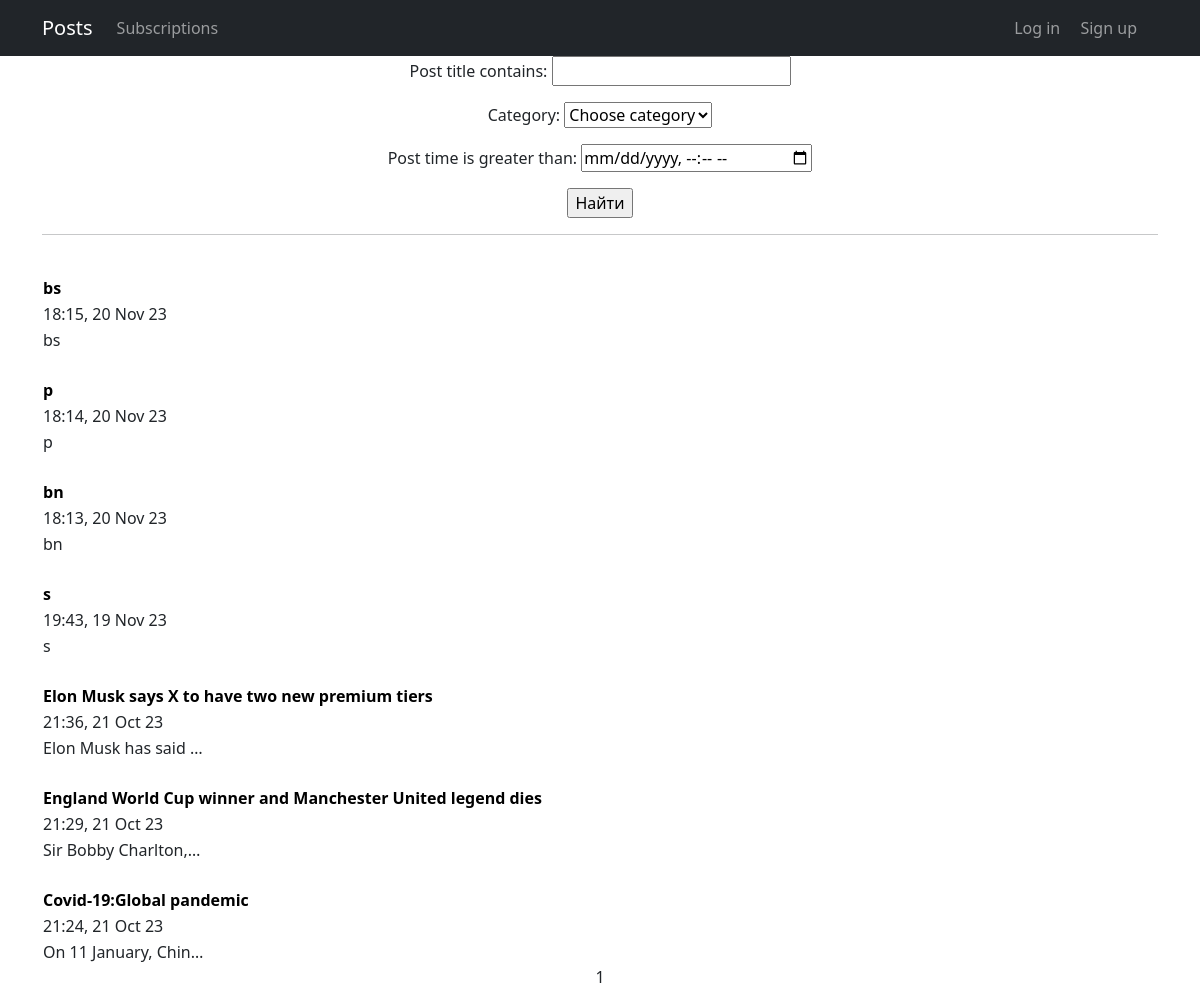
The page /search/ on the database as committed earlier.
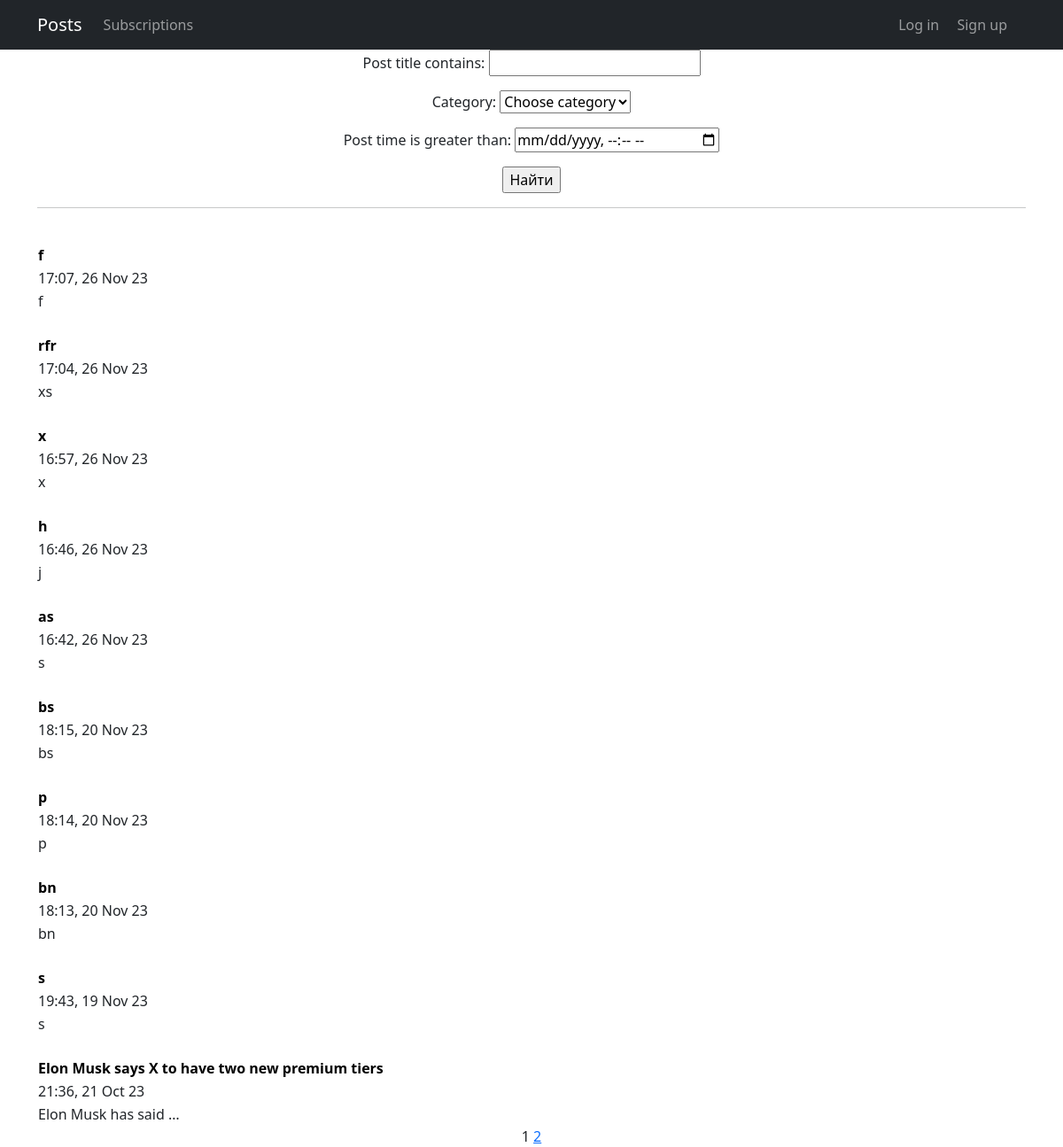
The same page on the database as committed later.
### news/models.py (models this page shows, shortened)
class Post(models.Model):
    NEWS = 'NW'
    ARTICLE = 'AT'
    CHOICE = (
        (NEWS, 'Новость'),
        (ARTICLE, 'Статья'),
    )
    post_time = models.DateTimeField(auto_now_add=True)
    choice = models.CharField(choices=CHOICE, max_length=3, default=ARTICLE)
    post_title = models.CharField(blank=False, max_length=255)
    post_content = models.TextField()
    post_rating = models.IntegerField(default=0)
    author = models.ForeignKey(Author, on_delete=models.CASCADE)
    categories = models.ManyToManyField(Category, through='PostCategory')
    def get_absolute_url(self):
        return reverse('post_detail', args=[str(self.id)])

### news/views.py (the view)
# urls.py: path('search/', FilterPostList.as_view()),
class FilterPostList(ListView):
    model = Post
    ordering = '-post_time'
    template_name = 'filter.html'
    context_object_name = 'posts'
    paginate_by = 10
    def get_queryset(self):
        queryset = super().get_queryset()
        self.filterset = PostFilter(self.request.GET, queryset)
        return self.filterset.qs
    def get_context_data(self, *, object_list=None, **kwargs):
        context = super().get_context_data(**kwargs)
        context['filterset'] = self.filterset
        return context

### news/models.py (called while the page is built)
    def __str__(self):
        return self.category_name

### news/templatetags/custom_tags.py (called while the page is built)
@register.simple_tag(takes_context=True)
def url_replace(context, **kwargs):
   d = context['request'].GET.copy()
   for k, v in kwargs.items():
       d[k] = v
   return d.urlencode()

### templates/filter.html (shortened to what this page needs)
{% extends 'flatpages/default.html' %}
{% load custom_tags %}
{% block content %}
<form action="" method="get">
    {{ filterset.form.as_p }}
    <input type="submit" value="Найти" />
</form>
{% if posts %}
    <hr>
    {% for post in posts %}
        <table>
            <tr align="justify">
                <th><a style="text-decoration:none;color:black;" href="{{ post.get_absolute_url }}">{{ post.post_title}}</a></th>
            </tr>
            <tr align="justify">
                <td>{{ post.post_time|date:'H:i, d M y '}}</td>
            </tr>
            <tr align="justify">
                <td>{{ post.post_content|truncatechars:20 }}</td>
            </tr>
            {% if perms.simpleapp.add_product %}
            <tr>
                <td align="justify"><p><a href="{{post.id}}/edit"><button style = "border:none;background-color:white;"><i>Edit</i></button></a>  <a href="{{post.id}}/delete"><button style = "border:none;background-color:white;"><i>Delete</i></button></a></p></td>
            </tr>
            {% else %}
            <br>
            {% endif %}
        </table>
    {% endfor %}
{% else %}
    <h2>there are no posts</h2>
{% endif %}
   {{ page_obj.number }}
   {% if page_obj.has_next %}
       <a href="?{% url_replace page=page_obj.next_page_number %}">{{ page_obj.next_page_number }}</a>
   {% endif %}
{% endblock content %}

Rows that differ between the two databases and show on the page:
no longer on this page (row unchanged): Post: post_title "England World Cup winner and Manchester United legend dies", post_time "21:29, 21 Oct 23", post_content "Sir Bobby Charlton,…"
no longer on this page (row unchanged): Post: post_title "Covid-19:Global pandemic", post_time "21:24, 21 Oct 23", post_content "On 11 January, Chin…"
added Post: post_title "f", post_time "17:07, 26 Nov 23", post_content "f"
added Post: post_title "rfr", post_time "17:04, 26 Nov 23", post_content "xs"
added Post: post_title "x", post_time "16:57, 26 Nov 23", post_content "x"
added Post: post_title "h", post_time "16:46, 26 Nov 23", post_content "j"
added Post: post_title "as", post_time "16:42, 26 Nov 23", post_content "s"
Other text that changed with them:
{{ page_obj.next_page_number }}: (not shown) → "2"
